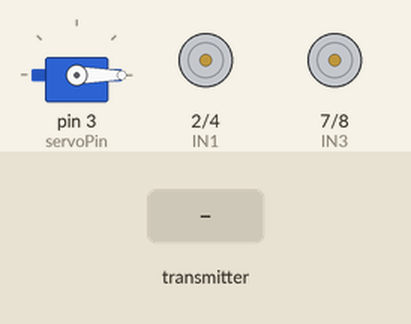
A sketch run on a simulated Arduino Uno, built with avr-gcc and run on an emulated ATmega328P. On the bench: servo, motor-driver pin pairs drawn as motors (green arrow = first pin HIGH = forward, orange = second pin HIGH = backward, longer = more drive, scaled by the enable pin). The inputs (shaded band) are chosen by the test bench. No radio packets arrive unless stated; what the sketch prints to the serial monitor is not drawn.

Above: at 1.2 s.
1.3 s: the transmitter starts sending x = 0
At 2.5 s:
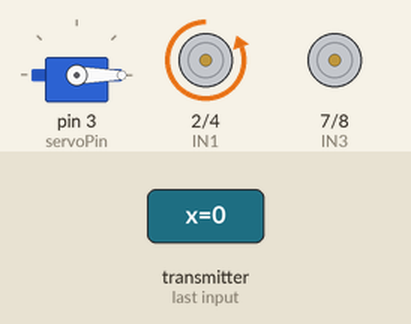
2.8 s: the transmitter starts sending y = 256
At 3.6 s:
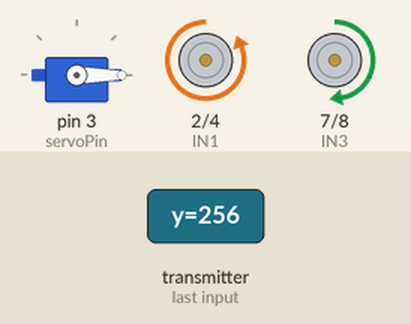
4.3 s: the transmitter starts sending button = 1
At 4.42 s:
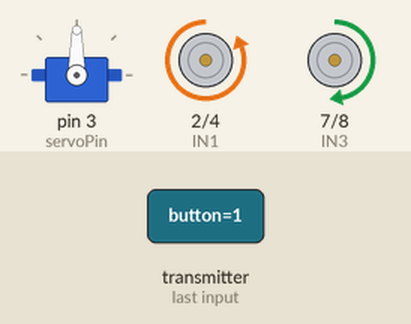
6.0 s: the transmitter starts sending x = 512
At 7.2 s:
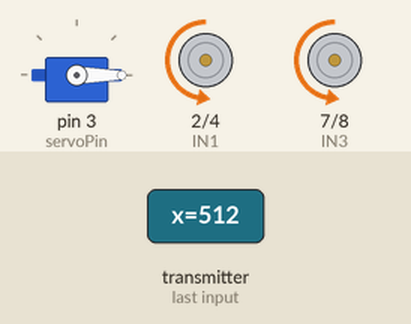
7.5 s: the transmitter starts sending y = 0
At 8.4 s:
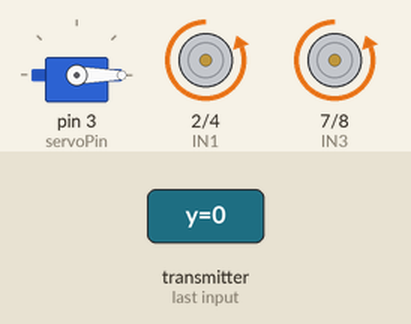
9.0 s: the transmitter starts sending x = 256
At 9.5 s:
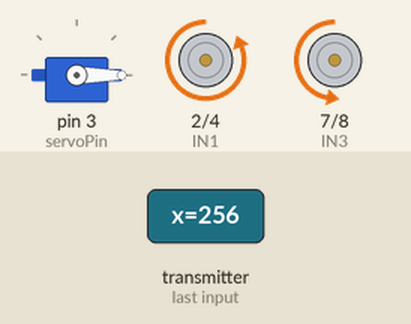
Timing chart, 0 to 11.5 s (numbered marks = the images above; inputs shaded):
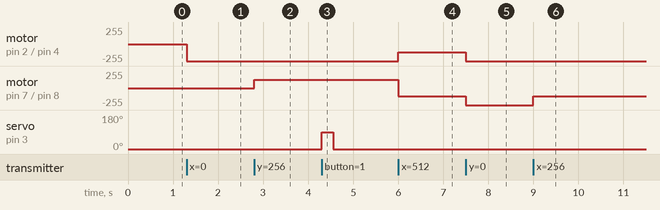

The sketch:

car_1.ino
```cpp
#include <SPI.h>
#include <nRF24L01.h>
#include <RF24.h>
#include <Servo.h>

RF24 radio(9, 10); // CE, CSN
const byte address[6] = "00001"; // change to 00002 for Car 2

Servo myServo;

// Data from transmitter
struct DataPacket {
  int x;
  int y;
  bool button;
  int x2;         // ignored by car
  bool goalieBtn; // ignored by car
};

DataPacket data;

// Motor driver pins (L298N)
const int ENA = 5;
const int IN1 = 2;
const int IN2 = 4;
const int IN3 = 7;
const int IN4 = 8;
const int ENB = 6;

// Servo
const int servoPin = 3;
bool prevButton = false;

void setup() {
  Serial.begin(9600);

  radio.begin();
  radio.openReadingPipe(0, address);
  radio.setPALevel(RF24_PA_LOW);
  radio.startListening();

  pinMode(ENA, OUTPUT);
  pinMode(ENB, OUTPUT);
  pinMode(IN1, OUTPUT);
  pinMode(IN2, OUTPUT);
  pinMode(IN3, OUTPUT);
  pinMode(IN4, OUTPUT);

  myServo.attach(servoPin);
  myServo.write(0);

  Serial.println("Car Receiver Ready");
}

void loop() {
  if (radio.available()) {
    radio.read(&data, sizeof(data));
    handleMovement();
    handleServo();
  }
}

void handleMovement() {
  int xValue = data.x;
  int yValue = data.y;

  int xMapped = map(xValue, 0, 1023, -512, 512);
  int yMapped = map(yValue, 0, 1023, -512, 512);

  int deadZone = 80;
  if (abs(xMapped) < deadZone) xMapped = 0;
  if (abs(yMapped) < deadZone) yMapped = 0;

  int leftSpeed = yMapped + xMapped;
  int rightSpeed = yMapped - xMapped;

  leftSpeed = constrain(leftSpeed, -512, 512);
  rightSpeed = constrain(rightSpeed, -512, 512);

  setMotor(ENA, IN1, IN2, leftSpeed);
  setMotor(ENB, IN3, IN4, rightSpeed);
}

void setMotor(int EN, int IN1, int IN2, int speedVal) {
  if (speedVal > 0) {
    digitalWrite(IN1, HIGH);
    digitalWrite(IN2, LOW);
  } else if (speedVal < 0) {
    digitalWrite(IN1, LOW);
    digitalWrite(IN2, HIGH);
  } else {
    digitalWrite(IN1, LOW);
    digitalWrite(IN2, LOW);
  }
  analogWrite(EN, map(abs(speedVal), 0, 512, 0, 255));
}

void handleServo() {
  if (data.button && !prevButton) {
    myServo.write(90);
    delay(250);
    myServo.write(0);
  }
  prevButton = data.button;
}
```

Measured:
- after the input at 1.3 s, motor on pin 2 (IN1) / pin 4 (IN2): stopped → backward 255/255 at once
- after the input at 2.8 s, motor on pin 7 (IN3) / pin 8 (IN4): stopped → forward 127/255 at once
- after the input at 4.3 s, servo on pin 3 (servoPin): 0° → 90° at once, → 0° 0.25 s later
- after the input at 6.0 s, motor on pin 2 (IN1) / pin 4 (IN2): backward 255/255 → backward 127/255 at once; motor on pin 7 (IN3) / pin 8 (IN4): forward 127/255 → backward 127/255 at once
- after the input at 7.5 s, motor on pin 2 (IN1) / pin 4 (IN2), motor on pin 7 (IN3) / pin 8 (IN4): backward 127/255 → backward 255/255 at once
- after the input at 9.0 s, motor on pin 7 (IN3) / pin 8 (IN4): backward 255/255 → backward 127/255 at once
